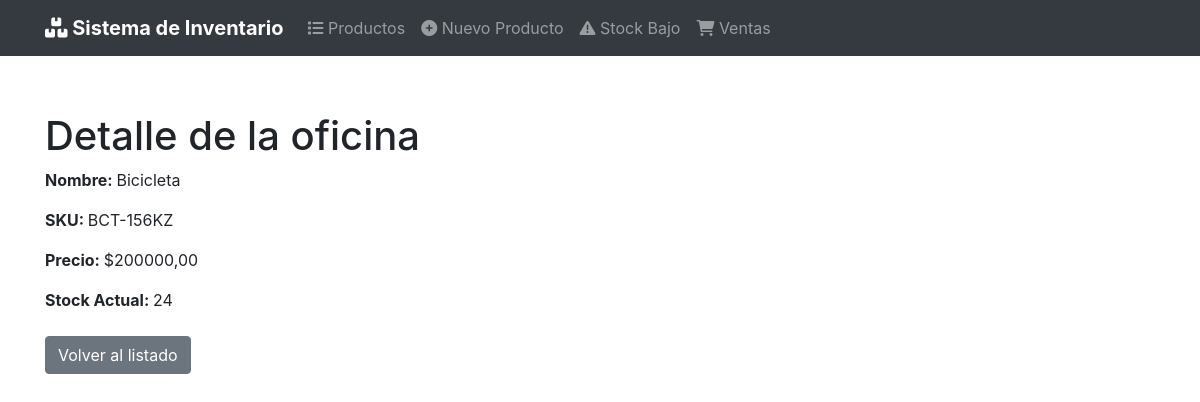
Before: /7/ with the older database file.
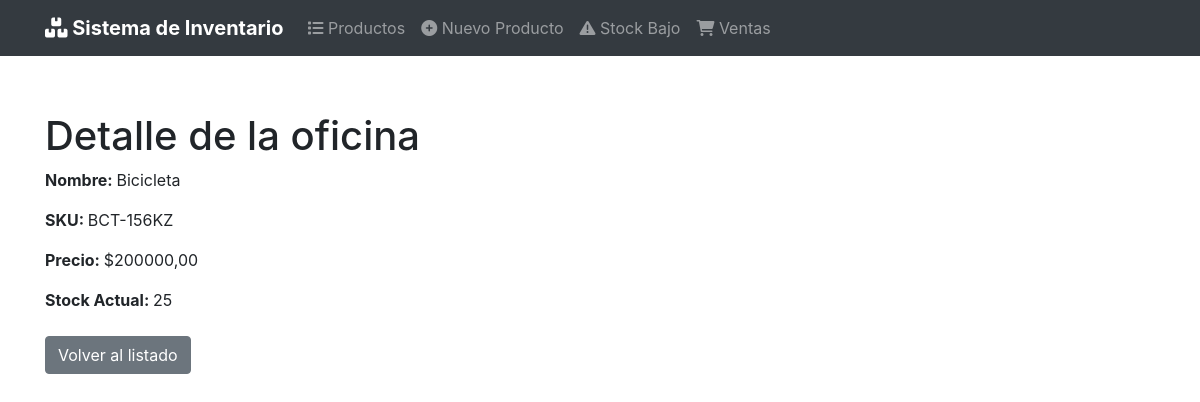
After: the same page with the newer database file.
### productos/models.py (models this page shows, shortened)
class Producto(models.Model):
    nombre = models.CharField("Nombre", max_length=50)
    descripcion = models.CharField("Descripcion", max_length=200)
    precio = models.DecimalField("Precio", max_digits=10, decimal_places=2)
    sku = models.CharField("sku", max_length=20, unique=True)
    stock = models.IntegerField(default=0)
    stock_minimo = models.IntegerField(default=5, verbose_name="Stock Minimo")
    imagen = models.ImageField(
        "Imagen",
        upload_to=get_image_path,
        validators=[validate_image_size],
        blank=True,
        null=True,
        help_text="Formatos permitidos: jpg, png, gif. Tamaño maximo: 5MB"
    )
    fecha_creacion = models.DateTimeField("Fecha de creacion", auto_now_add=True)
    fecha_actualizacion = models.DateTimeField("Fecha de creacion", auto_now=True)
    class Meta:
        verbose_name = 'Producto'
        verbose_name_plural = 'Productos'
        ordering = ['nombre']

### productos/views.py (the view)
# urls.py: path('<int:pk>/', views.ProductoDetailView.as_view(), name='producto_detail'),
class ProductoDetailView(DetailView):
    model = Producto
    template_name = "productos/producto_detail.html"
    context_object_name = "producto"
    def get_context_data(self, **kwargs):
        context = super().get_context_data(**kwargs)
        context["movimientos"] = self.object.movimientos.all()[:10]
        context["form_ajuste"] = AjusteStockForm
        return context

### templates/productos/producto_detail.html
{% extends 'productos/base.html' %}
{% load bootstrap4 %}
{% load crispy_forms_tags %}
{% block content %}
    <div class="form-group">
        <h1>Detalle de la oficina</h1>
        <p><strong>Nombre: </strong>{{ producto.nombre }}</p>
        <p><strong>SKU: </strong>{{ producto.sku }}</p>
        <p><strong>Precio: </strong>${{ producto.precio }}</p>
        <p><strong>Stock Actual: </strong>{{ producto.stock }}</p>
        <div class="text-align mt-4">
            <a href="{% url 'productos:producto_list' %}" class="btn btn-secondary">Volver al listado</a>
        </div>
    </div>
{% endblock content %}

Changed rows visible on the page:
changed Producto "Bicicleta": stock "24" → "25"
